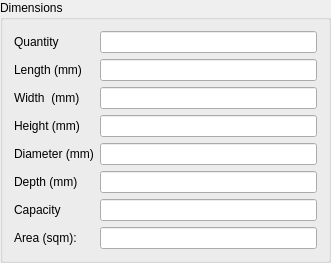
  <widget class="QGroupBox" name="groupBox_8">
   <property name="geometry">
    <rect>
     <x>684</x>
     <y>100</y>
     <width>331</width>
     <height>235</height>
    </rect>
   </property>
   <property name="title">
    <string>Dimensions</string>
   </property>
   <property name="checkable">
    <bool>false</bool>
   </property>
   <layout class="QFormLayout" name="formLayout_12">
    <item row="0" column="0">
     <widget class="QLabel" name="label_52">
      <property name="text">
       <string>Quantity</string>
      </property>
     </widget>
    </item>
    <item row="0" column="1">
     <widget class="QLineEdit" name="Quantity"/>
    </item>
    <item row="1" column="0">
     <widget class="QLabel" name="label_90">
      <property name="text">
       <string>Length (mm)</string>
      </property>
     </widget>
    </item>
    <item row="1" column="1">
     <widget class="QLineEdit" name="Length_2"/>
    </item>
    <item row="2" column="0">
     <widget class="QLabel" name="label_107">
      <property name="text">
       <string>Width  (mm)</string>
      </property>
     </widget>
    </item>
    <item row="2" column="1">
     <widget class="QLineEdit" name="Width_2"/>
    </item>
    <item row="3" column="0">
     <widget class="QLabel" name="label_108">
      <property name="text">
       <string>Height (mm)</string>
      </property>
     </widget>
    </item>
    <item row="3" column="1">
     <widget class="QLineEdit" name="Height">
      <property name="text">
       <string/>
      </property>
     </widget>
    </item>
    <item row="4" column="0">
     <widget class="QLabel" name="label_109">
      <property name="text">
       <string>Diameter (mm)</string>
      </property>
     </widget>
    </item>
    <item row="4" column="1">
     <widget class="QLineEdit" name="Diameter">
      <property name="text">
       <string/>
      </property>
     </widget>
    </item>
    <item row="5" column="0">
     <widget class="QLabel" name="label_57">
      <property name="text">
       <string>Depth (mm)</string>
      </property>
     </widget>
    </item>
    <item row="5" column="1">
     <widget class="QLineEdit" name="Depth"/>
    </item>
    <item row="6" column="0">
     <widget class="QLabel" name="label_110">
      <property name="text">
       <string>Capacity</string>
      </property>
     </widget>
    </item>
    <item row="6" column="1">
     <widget class="QLineEdit" name="Capacity">
      <property name="text">
       <string/>
      </property>
     </widget>
    </item>
    <item row="7" column="0">
     <widget class="QLabel" name="label_43">
      <property name="text">
       <string>Area (sqm):</string>
      </property>
     </widget>
    </item>
    <item row="7" column="1">
     <widget class="QLineEdit" name="Area"/>
    </item>
   </layout>
  </widget>
